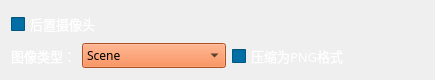
    <widget class="QWidget" name="layoutWidget_6">
     <property name="geometry">
      <rect>
       <x>0</x>
       <y>150</y>
       <width>435</width>
       <height>56</height>
      </rect>
     </property>
     <layout class="QGridLayout" name="gridLayout_7">
      <item row="0" column="0">
       <widget class="QCheckBox" name="record_back_camera_checkBox">
        <property name="palette">
         <palette>
          <active>
           <colorrole role="WindowText">
            <brush brushstyle="SolidPattern">
             <color alpha="255">
              <red>255</red>
              <green>255</green>
              <blue>255</blue>
             </color>
            </brush>
           </colorrole>
           <colorrole role="Button">
            <brush brushstyle="SolidPattern">
             <color alpha="255">
              <red>0</red>
              <green>111</green>
              <blue>166</blue>
             </color>
            </brush>
           </colorrole>
           <colorrole role="Base">
            <brush brushstyle="SolidPattern">
             <color alpha="255">
              <red>0</red>
              <green>111</green>
              <blue>166</blue>
             </color>
            </brush>
           </colorrole>
           <colorrole role="Window">
            <brush brushstyle="SolidPattern">
             <color alpha="255">
              <red>0</red>
              <green>111</green>
              <blue>166</blue>
             </color>
            </brush>
           </colorrole>
          </active>
          <inactive>
           <colorrole role="WindowText">
            <brush brushstyle="SolidPattern">
             <color alpha="255">
              <red>255</red>
              <green>255</green>
              <blue>255</blue>
             </color>
            </brush>
           </colorrole>
           <colorrole role="Button">
            <brush brushstyle="SolidPattern">
             <color alpha="255">
              <red>0</red>
              <green>111</green>
              <blue>166</blue>
             </color>
            </brush>
           </colorrole>
           <colorrole role="Base">
            <brush brushstyle="SolidPattern">
             <color alpha="255">
              <red>0</red>
              <green>111</green>
              <blue>166</blue>
             </color>
            </brush>
           </colorrole>
           <colorrole role="Window">
            <brush brushstyle="SolidPattern">
             <color alpha="255">
              <red>0</red>
              <green>111</green>
              <blue>166</blue>
             </color>
            </brush>
           </colorrole>
          </inactive>
          <disabled>
           <colorrole role="WindowText">
            <brush brushstyle="SolidPattern">
             <color alpha="255">
              <red>120</red>
              <green>120</green>
              <blue>120</blue>
             </color>
            </brush>
           </colorrole>
           <colorrole role="Button">
            <brush brushstyle="SolidPattern">
             <color alpha="255">
              <red>0</red>
              <green>111</green>
              <blue>166</blue>
             </color>
            </brush>
           </colorrole>
           <colorrole role="Base">
            <brush brushstyle="SolidPattern">
             <color alpha="255">
              <red>0</red>
              <green>111</green>
              <blue>166</blue>
             </color>
            </brush>
           </colorrole>
           <colorrole role="Window">
            <brush brushstyle="SolidPattern">
             <color alpha="255">
              <red>0</red>
              <green>111</green>
              <blue>166</blue>
             </color>
            </brush>
           </colorrole>
          </disabled>
         </palette>
        </property>
        <property name="font">
         <font>
          <family>等线</family>
          <pointsize>10</pointsize>
         </font>
        </property>
        <property name="text">
         <string>后置摄像头</string>
        </property>
       </widget>
      </item>
      <item row="1" column="0">
       <layout class="QGridLayout" name="gridLayout_8">
        <item row="0" column="0">
         <widget class="QLabel" name="label_15">
          <property name="palette">
           <palette>
            <active>
             <colorrole role="WindowText">
              <brush brushstyle="SolidPattern">
               <color alpha="255">
                <red>255</red>
                <green>255</green>
                <blue>255</blue>
               </color>
              </brush>
             </colorrole>
             <colorrole role="Button">
              <brush brushstyle="SolidPattern">
               <color alpha="255">
                <red>0</red>
                <green>111</green>
                <blue>166</blue>
               </color>
              </brush>
             </colorrole>
             <colorrole role="Base">
              <brush brushstyle="SolidPattern">
               <color alpha="255">
                <red>0</red>
                <green>111</green>
                <blue>166</blue>
               </color>
              </brush>
             </colorrole>
             <colorrole role="Window">
              <brush brushstyle="SolidPattern">
               <color alpha="255">
                <red>0</red>
                <green>111</green>
                <blue>166</blue>
               </color>
              </brush>
             </colorrole>
            </active>
            <inactive>
             <colorrole role="WindowText">
              <brush brushstyle="SolidPattern">
               <color alpha="255">
                <red>255</red>
                <green>255</green>
                <blue>255</blue>
               </color>
              </brush>
             </colorrole>
             <colorrole role="Button">
              <brush brushstyle="SolidPattern">
               <color alpha="255">
                <red>0</red>
                <green>111</green>
                <blue>166</blue>
               </color>
              </brush>
             </colorrole>
             <colorrole role="Base">
              <brush brushstyle="SolidPattern">
               <color alpha="255">
                <red>0</red>
                <green>111</green>
                <blue>166</blue>
               </color>
              </brush>
             </colorrole>
             <colorrole role="Window">
              <brush brushstyle="SolidPattern">
               <color alpha="255">
                <red>0</red>
                <green>111</green>
                <blue>166</blue>
               </color>
              </brush>
             </colorrole>
            </inactive>
            <disabled>
             <colorrole role="WindowText">
              <brush brushstyle="SolidPattern">
               <color alpha="255">
                <red>120</red>
                <green>120</green>
                <blue>120</blue>
               </color>
              </brush>
             </colorrole>
             <colorrole role="Button">
              <brush brushstyle="SolidPattern">
               <color alpha="255">
                <red>0</red>
                <green>111</green>
                <blue>166</blue>
               </color>
              </brush>
             </colorrole>
             <colorrole role="Base">
              <brush brushstyle="SolidPattern">
               <color alpha="255">
                <red>0</red>
                <green>111</green>
                <blue>166</blue>
               </color>
              </brush>
             </colorrole>
             <colorrole role="Window">
              <brush brushstyle="SolidPattern">
               <color alpha="255">
                <red>0</red>
                <green>111</green>
                <blue>166</blue>
               </color>
              </brush>
             </colorrole>
            </disabled>
           </palette>
          </property>
          <property name="font">
           <font>
            <family>等线</family>
            <pointsize>10</pointsize>
           </font>
          </property>
          <property name="layoutDirection">
           <enum>Qt::LeftToRight</enum>
          </property>
          <property name="text">
           <string>图像类型：</string>
          </property>
          <property name="alignment">
           <set>Qt::AlignCenter</set>
          </property>
         </widget>
        </item>
        <item row="0" column="1">
         <widget class="QComboBox" name="record_back_camera_image_type_choose">
          <property name="palette">
           <palette>
            <active>
             <colorrole role="Button">
              <brush brushstyle="SolidPattern">
               <color alpha="255">
                <red>241</red>
                <green>115</green>
                <blue>52</blue>
               </color>
              </brush>
             </colorrole>
             <colorrole role="Text">
              <brush brushstyle="SolidPattern">
               <color alpha="255">
                <red>255</red>
                <green>255</green>
                <blue>255</blue>
               </color>
              </brush>
             </colorrole>
             <colorrole role="Base">
              <brush brushstyle="SolidPattern">
               <color alpha="255">
                <red>241</red>
                <green>115</green>
                <blue>52</blue>
               </color>
              </brush>
             </colorrole>
             <colorrole role="Window">
              <brush brushstyle="SolidPattern">
               <color alpha="255">
                <red>241</red>
                <green>115</green>
                <blue>52</blue>
               </color>
              </brush>
             </colorrole>
             <colorrole role="PlaceholderText">
              <brush brushstyle="SolidPattern">
               <color alpha="128">
                <red>255</red>
                <green>255</green>
                <blue>255</blue>
               </color>
              </brush>
             </colorrole>
            </active>
            <inactive>
             <colorrole role="Button">
              <brush brushstyle="SolidPattern">
               <color alpha="255">
                <red>241</red>
                <green>115</green>
                <blue>52</blue>
               </color>
              </brush>
             </colorrole>
             <colorrole role="Text">
              <brush brushstyle="SolidPattern">
               <color alpha="255">
                <red>255</red>
                <green>255</green>
                <blue>255</blue>
               </color>
              </brush>
             </colorrole>
             <colorrole role="Base">
              <brush brushstyle="SolidPattern">
               <color alpha="255">
                <red>241</red>
                <green>115</green>
                <blue>52</blue>
               </color>
              </brush>
             </colorrole>
             <colorrole role="Window">
              <brush brushstyle="SolidPattern">
               <color alpha="255">
                <red>241</red>
                <green>115</green>
                <blue>52</blue>
               </color>
              </brush>
             </colorrole>
             <colorrole role="PlaceholderText">
              <brush brushstyle="SolidPattern">
               <color alpha="128">
                <red>255</red>
                <green>255</green>
                <blue>255</blue>
               </color>
              </brush>
             </colorrole>
            </inactive>
            <disabled>
             <colorrole role="Button">
              <brush brushstyle="SolidPattern">
               <color alpha="255">
                <red>241</red>
                <green>115</green>
                <blue>52</blue>
               </color>
              </brush>
             </colorrole>
             <colorrole role="Text">
              <brush brushstyle="SolidPattern">
               <color alpha="255">
                <red>120</red>
                <green>120</green>
                <blue>120</blue>
               </color>
              </brush>
             </colorrole>
             <colorrole role="Base">
              <brush brushstyle="SolidPattern">
               <color alpha="255">
                <red>241</red>
                <green>115</green>
                <blue>52</blue>
               </color>
              </brush>
             </colorrole>
             <colorrole role="Window">
              <brush brushstyle="SolidPattern">
               <color alpha="255">
                <red>241</red>
                <green>115</green>
                <blue>52</blue>
               </color>
              </brush>
             </colorrole>
             <colorrole role="PlaceholderText">
              <brush brushstyle="SolidPattern">
               <color alpha="128">
                <red>0</red>
                <green>0</green>
                <blue>0</blue>
               </color>
              </brush>
             </colorrole>
            </disabled>
           </palette>
          </property>
          <property name="font">
           <font>
            <family>Adobe 繁黑體 Std B</family>
           </font>
          </property>
          <property name="layoutDirection">
           <enum>Qt::LeftToRight</enum>
          </property>
          <property name="styleSheet">
           <string notr="true">background-color: rgb(241, 115, 52);</string>
          </property>
          <item>
           <property name="text">
            <string>Scene</string>
           </property>
          </item>
          <item>
           <property name="text">
            <string>DepthPlanar</string>
           </property>
          </item>
          <item>
           <property name="text">
            <string>DepthPerspective</string>
           </property>
          </item>
          <item>
           <property name="text">
            <string>DepthVis</string>
           </property>
          </item>
          <item>
           <property name="text">
            <string>DisparityNormalized</string>
           </property>
          </item>
          <item>
           <property name="text">
            <string>Segmentation</string>
           </property>
          </item>
          <item>
           <property name="text">
            <string>SurfaceNormals</string>
           </property>
          </item>
          <item>
           <property name="text">
            <string>Infrared</string>
           </property>
          </item>
          <item>
           <property name="text">
            <string>OpticalFlow</string>
           </property>
          </item>
          <item>
           <property name="text">
            <string>OpticalFlowVis</string>
           </property>
          </item>
         </widget>
        </item>
       </layout>
      </item>
      <item row="1" column="1">
       <widget class="QCheckBox" name="record_back_camera_compress_checkBox">
        <property name="palette">
         <palette>
          <active>
           <colorrole role="WindowText">
            <brush brushstyle="SolidPattern">
             <color alpha="255">
              <red>255</red>
              <green>255</green>
              <blue>255</blue>
             </color>
            </brush>
           </colorrole>
           <colorrole role="Button">
            <brush brushstyle="SolidPattern">
             <color alpha="255">
              <red>0</red>
              <green>111</green>
              <blue>166</blue>
             </color>
            </brush>
           </colorrole>
           <colorrole role="Base">
            <brush brushstyle="SolidPattern">
             <color alpha="255">
              <red>0</red>
              <green>111</green>
              <blue>166</blue>
             </color>
            </brush>
           </colorrole>
           <colorrole role="Window">
            <brush brushstyle="SolidPattern">
             <color alpha="255">
              <red>0</red>
              <green>111</green>
              <blue>166</blue>
             </color>
            </brush>
           </colorrole>
          </active>
          <inactive>
           <colorrole role="WindowText">
            <brush brushstyle="SolidPattern">
             <color alpha="255">
              <red>255</red>
              <green>255</green>
              <blue>255</blue>
             </color>
            </brush>
           </colorrole>
           <colorrole role="Button">
            <brush brushstyle="SolidPattern">
             <color alpha="255">
              <red>0</red>
              <green>111</green>
              <blue>166</blue>
             </color>
            </brush>
           </colorrole>
           <colorrole role="Base">
            <brush brushstyle="SolidPattern">
             <color alpha="255">
              <red>0</red>
              <green>111</green>
              <blue>166</blue>
             </color>
            </brush>
           </colorrole>
           <colorrole role="Window">
            <brush brushstyle="SolidPattern">
             <color alpha="255">
              <red>0</red>
              <green>111</green>
              <blue>166</blue>
             </color>
            </brush>
           </colorrole>
          </inactive>
          <disabled>
           <colorrole role="WindowText">
            <brush brushstyle="SolidPattern">
             <color alpha="255">
              <red>120</red>
              <green>120</green>
              <blue>120</blue>
             </color>
            </brush>
           </colorrole>
           <colorrole role="Button">
            <brush brushstyle="SolidPattern">
             <color alpha="255">
              <red>0</red>
              <green>111</green>
              <blue>166</blue>
             </color>
            </brush>
           </colorrole>
           <colorrole role="Base">
            <brush brushstyle="SolidPattern">
             <color alpha="255">
              <red>0</red>
              <green>111</green>
              <blue>166</blue>
             </color>
            </brush>
           </colorrole>
           <colorrole role="Window">
            <brush brushstyle="SolidPattern">
             <color alpha="255">
              <red>0</red>
              <green>111</green>
              <blue>166</blue>
             </color>
            </brush>
           </colorrole>
          </disabled>
         </palette>
        </property>
        <property name="font">
         <font>
          <family>等线</family>
          <pointsize>10</pointsize>
         </font>
        </property>
        <property name="text">
         <string>压缩为PNG格式</string>
        </property>
       </widget>
      </item>
     </layout>
    </widget>
